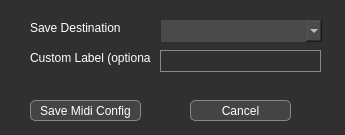
<?xml version="1.0" encoding="UTF-8"?>
<ui version="4.0">
 <class>SaveMidiDialog</class>
 <widget class="QDialog" name="SaveMidiDialog">
  <property name="geometry">
   <rect>
    <x>0</x>
    <y>0</y>
    <width>345</width>
    <height>135</height>
   </rect>
  </property>
  <property name="sizePolicy">
   <sizepolicy hsizetype="Preferred" vsizetype="Preferred">
    <horstretch>0</horstretch>
    <verstretch>0</verstretch>
   </sizepolicy>
  </property>
  <property name="minimumSize">
   <size>
    <width>345</width>
    <height>135</height>
   </size>
  </property>
  <property name="maximumSize">
   <size>
    <width>345</width>
    <height>135</height>
   </size>
  </property>
  <property name="windowTitle">
   <string>Save MIDI Configuration as...</string>
  </property>
  <property name="styleSheet">
   <string notr="true">QMenuBar::item {background:#333333; color:#e0e0e0;}
QMenuBar::item:selected {background:#505050;}
QMenuBar::item:!enabled{background:#333333;color:#808080;}
QMenu::item:selected {background:#505050;}
QMenu::item:!enabled {background:#333333;color:#808080;}
QWidget {background-color:#303030; color:white;border:0px;}
QComboBox {background-color:#4A4A4A;}
QComboBox:hover{background-color:#405080;}
QComboBox:!enabled{background-color:#202020;color:#808080;}
QPushButton{background-color:#444;border:1px solid #888;width:80px; height:20px;border-radius:5px;}
QPushButton:!enabled{background-color:#202020;color:#808080}
QPushButton:hover{background-color:#405080;}
QPushButton:pressed {background:#505020;border:1px inset #222;}
QCheckBox:!enabled{color:#808080;}
QCheckBox::indicator:!enabled{background-color:#808080;color:#808080;}
QGroupBox{border:1px solid #407090; color:#407090;}
QSpinBox:!enabled {color:#777;}
QDoubleSpinBox:!enabled {color:#777;}
QGroupBox {background-color: rgba(60, 60, 60, 100);}
QLabel {background-color: rgba(0, 0, 0, 0);}
QLineEdit {border:1px solid #888;}</string>
  </property>
  <widget class="QPushButton" name="cancelPushButton">
   <property name="geometry">
    <rect>
     <x>190</x>
     <y>100</y>
     <width>101</width>
     <height>21</height>
    </rect>
   </property>
   <property name="sizePolicy">
    <sizepolicy hsizetype="Minimum" vsizetype="Fixed">
     <horstretch>1</horstretch>
     <verstretch>0</verstretch>
    </sizepolicy>
   </property>
   <property name="text">
    <string>Cancel</string>
   </property>
  </widget>
  <widget class="QPushButton" name="savePushButton">
   <property name="geometry">
    <rect>
     <x>30</x>
     <y>100</y>
     <width>111</width>
     <height>21</height>
    </rect>
   </property>
   <property name="sizePolicy">
    <sizepolicy hsizetype="Minimum" vsizetype="Fixed">
     <horstretch>1</horstretch>
     <verstretch>0</verstretch>
    </sizepolicy>
   </property>
   <property name="text">
    <string>Save Midi Config</string>
   </property>
  </widget>
  <widget class="QComboBox" name="saveListComboBox">
   <property name="geometry">
    <rect>
     <x>161</x>
     <y>20</y>
     <width>161</width>
     <height>22</height>
    </rect>
   </property>
   <property name="styleSheet">
    <string notr="true"/>
   </property>
   <property name="maxVisibleItems">
    <number>15</number>
   </property>
  </widget>
  <widget class="QLineEdit" name="nameLineEdit">
   <property name="geometry">
    <rect>
     <x>160</x>
     <y>50</y>
     <width>161</width>
     <height>22</height>
    </rect>
   </property>
   <property name="styleSheet">
    <string notr="true"/>
   </property>
   <property name="maxLength">
    <number>40</number>
   </property>
   <property name="alignment">
    <set>Qt::AlignLeading|Qt::AlignLeft|Qt::AlignVCenter</set>
   </property>
  </widget>
  <widget class="QLabel" name="saveListLabel">
   <property name="geometry">
    <rect>
     <x>30</x>
     <y>20</y>
     <width>101</width>
     <height>16</height>
    </rect>
   </property>
   <property name="text">
    <string>Save Destination</string>
   </property>
   <property name="alignment">
    <set>Qt::AlignLeading|Qt::AlignLeft|Qt::AlignVCenter</set>
   </property>
  </widget>
  <widget class="QLabel" name="nameLabel">
   <property name="geometry">
    <rect>
     <x>30</x>
     <y>50</y>
     <width>121</width>
     <height>16</height>
    </rect>
   </property>
   <property name="text">
    <string>Custom Label (optional)</string>
   </property>
   <property name="alignment">
    <set>Qt::AlignLeading|Qt::AlignLeft|Qt::AlignVCenter</set>
   </property>
  </widget>
 </widget>
 <resources/>
 <connections/>
</ui>
